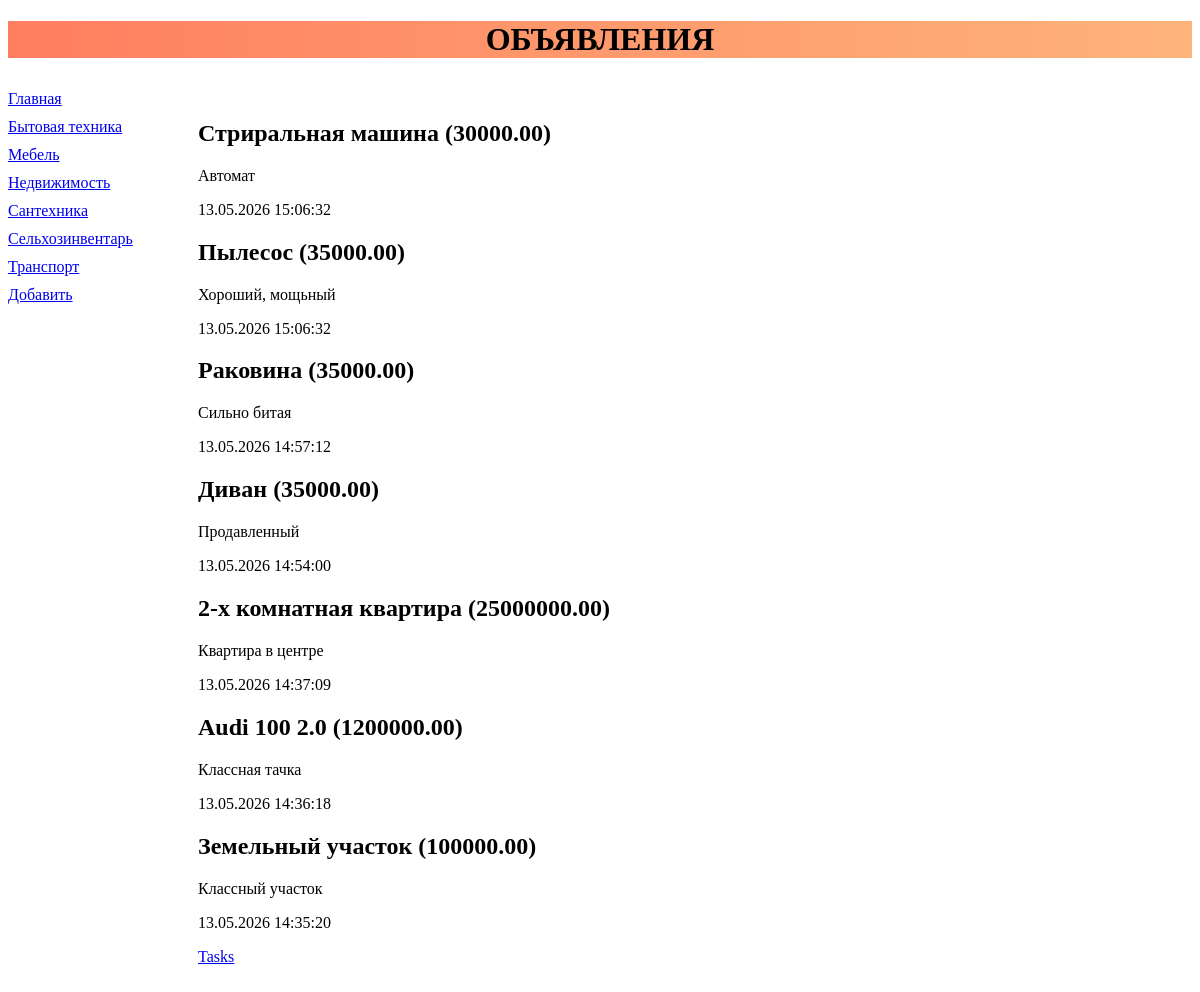
/bboard/, run on the app's committed database.
### bboard/models.py (models this page shows, shortened)
class Rubric(models.Model):
    name = models.CharField(max_length=20, db_index=True, verbose_name='Название')
    class Meta:
        verbose_name_plural = 'Рубрики'
        verbose_name = 'Рубкрика'
        ordering = ['name']

class Bd(models.Model):
    rubric = models.ForeignKey(Rubric, null=True, on_delete=models.PROTECT, verbose_name='Рубкрика')
    title = models.CharField(
        max_length=50,
        verbose_name='Название',
        error_messages={
            'invalid': "Неправильное название объявления",
            'unique': "Объявление с таким имененем уже существует",
            'odd': "Some error"})
    content = models.TextField(null=True, blank=True, verbose_name='Содержание')
    price = models.FloatField(null=True, blank=True, verbose_name='Цена')
    published = models.DateTimeField(auto_now_add=True, db_index=True, verbose_name='Дата публикации')
    is_active = models.BooleanField(default=True, verbose_name='Активное', help_text='Активно ли объявление на сайте')
    class Kind(models.TextChoices):
        BUY = 'b', "Куплю"
        SELL = 's', "Продам"
        EXCHANGE = 'c', "Обменяю"
        RENT = 'r', "Сдам"
        __empty__ = 'Выбкрите тип публикуемого объявления'
    kind = models.CharField(max_length=1, choices=Kind.choices, default=Kind.SELL, verbose_name='Тип объявления')
    def title_and_price(self):
        if self.price:
            return "%s (%.2f)" % (self.title, self.price)
        else:
            return self.title
    class Meta:
        verbose_name_plural = 'Объявления'
        verbose_name = 'Объявление'
        ordering = ['-published', 'title']
        unique_together = ('published', 'title')

### bboard/views.py (the view)
# urls.py: path('', index, name='index'),
def index(request):
    bbs = Bd.objects.order_by('-published')
    rubrics = Rubric.objects.all()
    return render(request, 'bboard/index.html', {'bbs': bbs, 'rubrics': rubrics})

### bboard/templates/bboard/index.html
{% extends "layout/basic.html" %}
{% block content %}
{% for bb in bbs %}
<div>
    <h2> {{ bb.title_and_price }} </h2>
    <p> {{ bb.content }} </p>
    <p> {{ bb.published|date:"d.m.Y H:i:s" }} </p>
</div>
{% endfor %}
<a href="{% url 'task:task_list' %}"> Tasks </a>
{% endblock %}

### bboard/templates/layout/basic.html (shortened to what this page needs)
{% load static %}
<!DOCTYPE html>
<html lang="ru">
<head>
    <link rel="stylesheet" type="text/css" href="{% static 'bboard/style.css' %}" >
</head>
<body>
<header>
  <h1>Объявления</h1>
</header>
<nav>
    <a href="{% url 'index' %}" >Главная</a>
    {% for rubric in rubrics %}
        <a href="{{ rubric.get_absolute_url }}">{{ rubric.name }}</a>
    {% endfor %}
    <a href="{% url 'add' %}">Добавить</a>
</nav>
<section>
  {% block content %}
  {% endblock %}
</section>
</body>
</html>

### bboard/static/bboard/style.css (style rules this page uses)
header h1 { font-size: 4 Opt; text-transform: uppercase; text-align: center; background: linear-gradient(to right, #ff7e5f, #feb47b); }
nav { font-size: 16px; width: 150px; float: left; }
nav a { display: block; margin: 10px 0; }
section { margin-left: 170px; padding: 20px; }

### data on the page
Rubric: name "Бытовая техника"
Rubric: name "Мебель"
Rubric: name "Недвижимость"
Rubric: name "Сантехника"
Rubric: name "Сельхозинвентарь"
Rubric: name "Транспорт"
Bd: title_and_price "Стриральная машина (30000.00)", content "Автомат", published "13.05.2026 15:06:32"
Bd: title_and_price "Пылесос (35000.00)", content "Хороший, мощьный", published "13.05.2026 15:06:32"
Bd: title_and_price "Раковина (35000.00)", content "Сильно битая", published "13.05.2026 14:57:12"
Bd: title_and_price "Диван (35000.00)", content "Продавленный", published "13.05.2026 14:54:00"
Bd: title_and_price "2-х комнатная квартира (25000000.00)", content "Квартира в центре", published "13.05.2026 14:37:09"
Bd: title_and_price "Audi 100 2.0 (1200000.00)", content "Классная тачка", published "13.05.2026 14:36:18"
Bd: title_and_price "Земельный участок (100000.00)", content "Классный участок", published "13.05.2026 14:35:20"
